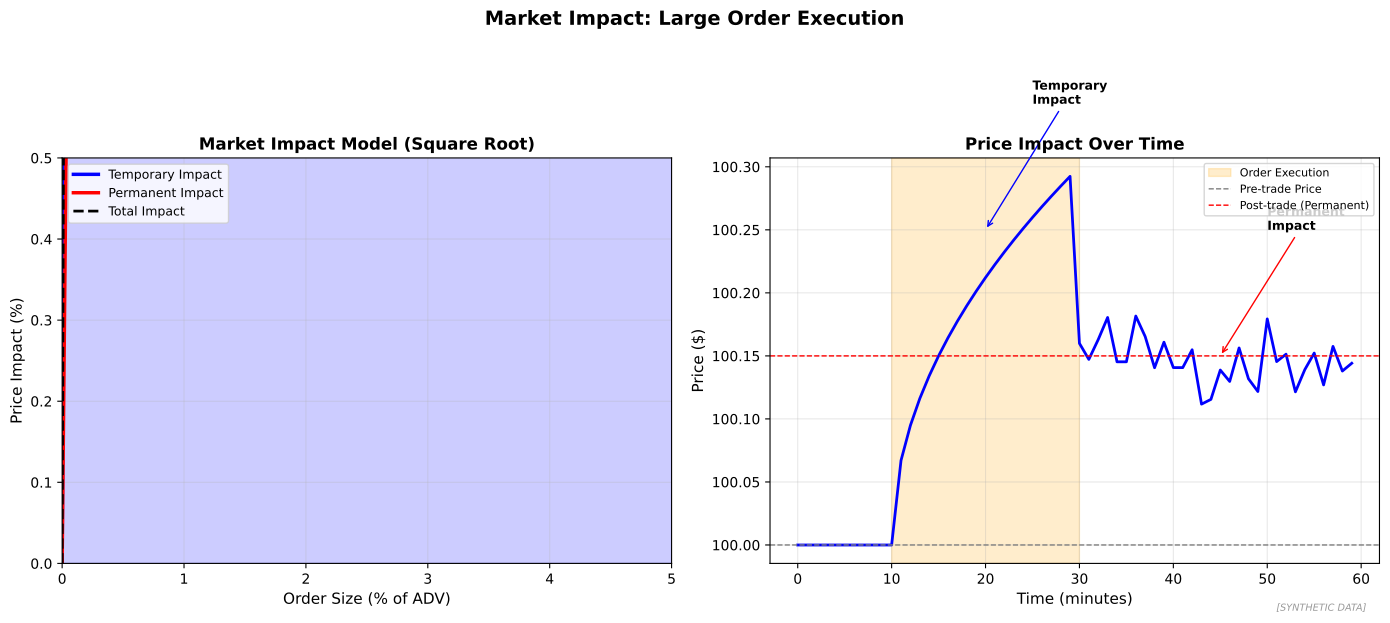

Recreate this plot in Python.
"""
Market Impact Analysis
Price impact of large orders

Output: market_impact.pdf
Module: module_04_trad_finance
Lesson: 41 - Market Microstructure
"""

from pathlib import Path
import matplotlib.pyplot as plt
import numpy as np

CHART_METADATA = {
    'title': 'Market Impact',
    'module': 'module_04_trad_finance',
    'lesson': 41,
    'url': 'https://github.com/Digital-AI-Finance/digital-finance/tree/main/module_04_trad_finance/figures/market_impact'
}

plt.rcParams.update({'font.size': 10, 'axes.labelsize': 10})

def create_chart():
    fig, axes = plt.subplots(1, 2, figsize=(14, 6))

    np.random.seed(42)

    # Market Impact Model
    ax1 = axes[0]

    order_size_pct = np.linspace(0, 5, 50)  # % of ADV
    # Square root model: impact = sigma * sqrt(size/ADV)
    temporary_impact = 0.1 * np.sqrt(order_size_pct)
    permanent_impact = 0.05 * np.sqrt(order_size_pct)
    total_impact = temporary_impact + permanent_impact

    ax1.plot(order_size_pct, temporary_impact * 100, 'b-', linewidth=2.5, label='Temporary Impact')
    ax1.plot(order_size_pct, permanent_impact * 100, 'r-', linewidth=2.5, label='Permanent Impact')
    ax1.plot(order_size_pct, total_impact * 100, 'k--', linewidth=2, label='Total Impact')

    ax1.fill_between(order_size_pct, 0, temporary_impact * 100, alpha=0.2, color='blue')
    ax1.fill_between(order_size_pct, temporary_impact * 100, total_impact * 100, alpha=0.2, color='red')

    ax1.set_xlabel('Order Size (% of ADV)', fontsize=11)
    ax1.set_ylabel('Price Impact (%)', fontsize=11)
    ax1.set_title('Market Impact Model (Square Root)', fontsize=12, fontweight='bold')
    ax1.legend(loc='upper left', fontsize=9)
    ax1.grid(True, alpha=0.3)
    ax1.set_xlim(0, 5)
    ax1.set_ylim(0, 0.5)

    # Impact over time
    ax2 = axes[1]

    time = np.arange(0, 60)  # minutes
    # Large buy order at t=10
    order_start = 10
    order_end = 30

    price = np.ones(60) * 100
    # During execution: temporary + permanent impact
    price[order_start:order_end] = 100 + 0.3 * np.sqrt(np.arange(order_end-order_start) / (order_end-order_start))
    # After execution: only permanent remains
    price[order_end:] = 100.15 + np.random.randn(60-order_end) * 0.02

    ax2.plot(time, price, 'b-', linewidth=2)

    # Mark order period
    ax2.axvspan(order_start, order_end, alpha=0.2, color='orange', label='Order Execution')
    ax2.axhline(y=100, color='gray', linestyle='--', linewidth=1, label='Pre-trade Price')
    ax2.axhline(y=100.15, color='red', linestyle='--', linewidth=1, label='Post-trade (Permanent)')

    ax2.annotate('Temporary\nImpact', xy=(20, 100.25), xytext=(25, 100.35),
                fontsize=9, fontweight='bold', arrowprops=dict(arrowstyle='->', color='blue'))
    ax2.annotate('Permanent\nImpact', xy=(45, 100.15), xytext=(50, 100.25),
                fontsize=9, fontweight='bold', arrowprops=dict(arrowstyle='->', color='red'))

    ax2.set_xlabel('Time (minutes)', fontsize=11)
    ax2.set_ylabel('Price ($)', fontsize=11)
    ax2.set_title('Price Impact Over Time', fontsize=12, fontweight='bold')
    ax2.legend(loc='upper right', fontsize=8)
    ax2.grid(True, alpha=0.3)

    fig.suptitle('Market Impact: Large Order Execution', fontsize=14, fontweight='bold', y=1.02)
    fig.text(0.98, 0.02, '[SYNTHETIC DATA]', fontsize=7, color='#999999', ha='right', style='italic')
    plt.tight_layout()

    output_path = Path(__file__).parent / 'market_impact.pdf'
    plt.savefig(output_path, format='pdf', dpi=300, bbox_inches='tight')
    plt.close()
    print(f"Chart saved to: {output_path}")
    return output_path

if __name__ == '__main__':
    create_chart()
